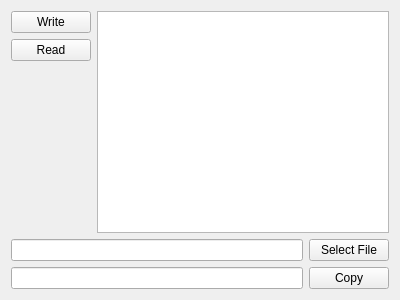
<?xml version="1.0" encoding="UTF-8"?>
<ui version="4.0">
 <class>Widget</class>
 <widget class="QWidget" name="Widget">
  <property name="geometry">
   <rect>
    <x>0</x>
    <y>0</y>
    <width>400</width>
    <height>300</height>
   </rect>
  </property>
  <property name="windowTitle">
   <string>Widget</string>
  </property>
  <layout class="QVBoxLayout" name="verticalLayout_2">
   <item>
    <layout class="QHBoxLayout" name="horizontalLayout_3">
     <item>
      <layout class="QVBoxLayout" name="verticalLayout">
       <item>
        <widget class="QPushButton" name="writeButton">
         <property name="text">
          <string>Write</string>
         </property>
        </widget>
       </item>
       <item>
        <widget class="QPushButton" name="readButton">
         <property name="text">
          <string>Read</string>
         </property>
        </widget>
       </item>
       <item>
        <spacer name="verticalSpacer">
         <property name="orientation">
          <enum>Qt::Vertical</enum>
         </property>
         <property name="sizeHint" stdset="0">
          <size>
           <width>20</width>
           <height>40</height>
          </size>
         </property>
        </spacer>
       </item>
      </layout>
     </item>
     <item>
      <widget class="QTextEdit" name="textEdit"/>
     </item>
    </layout>
   </item>
   <item>
    <layout class="QHBoxLayout" name="horizontalLayout">
     <item>
      <widget class="QLineEdit" name="sourceLineEdit"/>
     </item>
     <item>
      <widget class="QPushButton" name="selectFileButton">
       <property name="text">
        <string>Select File</string>
       </property>
      </widget>
     </item>
    </layout>
   </item>
   <item>
    <layout class="QHBoxLayout" name="horizontalLayout_2">
     <item>
      <widget class="QLineEdit" name="destinationLineEdit"/>
     </item>
     <item>
      <widget class="QPushButton" name="copyButton">
       <property name="text">
        <string>Copy</string>
       </property>
      </widget>
     </item>
    </layout>
   </item>
  </layout>
 </widget>
 <layoutdefault spacing="6" margin="11"/>
 <resources/>
 <connections/>
</ui>
